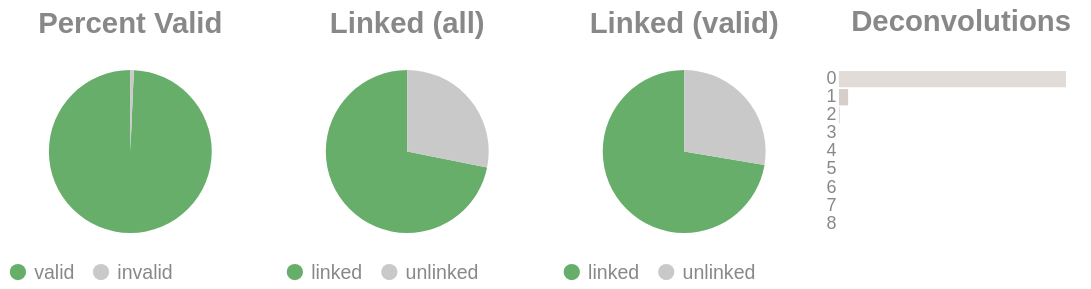

Notebook source saved alongside this figure:
### Code cell
if SKIPLR:
    pass
else:
    clash = Counter()
    for i in valids['molecule'].to_list():
        _mol = i.split("-")
        if len(_mol) == 1:
            clash.update('0')
        else:
            clash.update(_mol[-1])

    _d = {"deconvolutions": [], 'count': []}
    for k,v in clash.items():
        _d['deconvolutions'].append(k)
        _d['count'].append(v)

    tot_valid = valids['reads'].sum()
    mask = valids['reads'] >= 2
    n_linked_reads = valids.filter(mask)['reads'].sum()
    if n_linked_reads == 0:
        print_html("No linked molecules (>=2 reads) were detected; skipping linked-only distributions.")
        SKIPLR = True
    else:
        perc_valid = round(tot_valid / n_reads, 4)
        linked_perc_abs = round(n_linked_reads / n_reads, 4)
        linked_perc = round(n_linked_reads / tot_valid, 4)

    _valid = pl.DataFrame({"valids": ['valid', 'invalid'], "count": [tot_valid, n_reads - tot_valid]})
    _linked_abs = pl.DataFrame({"linked (absolute)": ['linked', 'unlinked'], "count": [n_linked_reads, n_reads - n_linked_reads]})
    _linked_rel = pl.DataFrame({"linked (valids)": ['linked', 'unlinked'], "count": [n_linked_reads, tot_valid - n_linked_reads]})

    (
        alt.hconcat(
            piechart(_valid, goodval = 'valid', title = "Percent Valid"),
            piechart(_linked_abs, goodval = "linked", title =  "Linked (all)"),
            piechart(_linked_rel, goodval = "linked", title =  "Linked (valid)"),
            convolutionbar(pl.DataFrame(_d), title = "Deconvolutions"),
            center = True,
            bounds = 'flush'
        )
        .resolve_scale(color='independent')
        .resolve_legend('independent')
        .properties(usermeta={'embedOptions': {"actions": False}})
    ).display()

### Figure 1 — Vega-Lite specification as saved in the notebook (floating-point values rounded to 4 significant figures)
{"width": "container", "height": 400, "config": {"title": {"anchor": "start", "dy": -15, "fontSize": 18, "color": "#888888", "subtitleColor": "#888888", "subtitleFontSize": 14}, "arc": {"fill": "#0072B2"}, "axis": {"domainColor": "#888888", "domainWidth": 0.5, "gridWidth": 0.2, "grid": false, "titleFontWeight": 400, "titleFontSize": 15, "labelFontSize": 11, "labelColor": "#888888", "tickColor": "#888888", "tickWidth": 0.2, "titleColor": "#888888"}, "axisBand": {"grid": false}, "axisX": {"grid": true, "tickSize": 10, "domainCap": "round"}, "axisY": {"domain": false, "grid": true, "tickSize": 0, "domainCap": "round"}, "background": "transparent", "header": {"labelFontSize": 15, "labelColor": "#888888", "titleFontSize": 15, "titleFontWeight": 600, "titleColor": "#888888"}, "legend": {"labelFont": "sans-serif", "labelFontSize": 12, "labelColor": "#888888", "symbolSize": 100, "symbolType": "circle", "titleFontSize": 12, "titlePadding": 10, "titleColor": "#888888", "title": null}, "range": {"category": ["#E69F00", "#56B4E9", "#009E73", "#F0E442", "#0072B2", "#D55E00", "#CC79A7", "#000000"], "diverging": ["#cfe8f3", "#a2d4ec", "#73bfe2", "#46abdb", "#1696d2", "#12719e"]}, "area": {"fill": "#0072B2", "fillOpacity": 0.7, "line": true, "strokeOpacity": 0.7}, "line": {"color": "#0072B2", "stroke": "#0072B2", "strokeWidth": 2}, "trail": {"color": "#0072B2", "stroke": "#0072B2", "strokeWidth": 0, "size": 1}, "point": {"filled": true, "fillOpacity": 1.0, "size": 95}, "text": {"color": "#888888", "fontSize": 11, "align": "right", "fontWeight": 400, "size": 11}, "bar": {"fill": "#0072B2", "stroke": null}, "view": {"stroke": null, "continuousWidth": 660, "continuousHeight": 400}}, "hconcat": [{"data": {"name": "data-8b9a3f70c472bfc5966d6c7b6d4d1132"}, "mark": {"type": "arc"}, "encoding": {"color": {"field": "valids", "legend": {"orient": "bottom", "title": null}, "scale": {"domain": ["valid", "invalid"], "range": ["#68ae6b", "#C9C9C9"]}, "title": "Valids", "type": "nominal"}, "theta": {"field": "count", "type": "quantitative"}, "tooltip": [{"field": "valids", "title": "Valids", "type": "ordinal"}, {"field": "percent", "format": ".2%", "title": "Percent", "type": "quantitative"}, {"field": "count", "title": "Count", "type": "quantitative"}]}, "height": 100, "title": {"text": "Percent Valid", "align": "center", "anchor": "middle"}, "transform": [{"calculate": "datum.count / 14671579", "as": "percent"}], "width": 150}, {"data": {"name": "data-aea174dc1797ba5a8bbfb73731ab4253"}, "mark": {"type": "arc"}, "encoding": {"color": {"field": "linked (absolute)", "legend": {"orient": "bottom", "title": null}, "scale": {"domain": ["linked", "unlinked"], "range": ["#68ae6b", "#C9C9C9"]}, "title": "Linked (Absolute)", "type": "nominal"}, "theta": {"field": "count", "type": "quantitative"}, "tooltip": [{"field": "linked (absolute)", "title": "Linked (Absolute)", "type": "ordinal"}, {"field": "percent", "format": ".2%", "title": "Percent", "type": "quantitative"}, {"field": "count", "title": "Count", "type": "quantitative"}]}, "height": 100, "title": {"text": "Linked (all)", "align": "center", "anchor": "middle"}, "transform": [{"calculate": "datum.count / 14671579", "as": "percent"}], "width": 150}, {"data": {"name": "data-8e93d64ba5f816d670a82dc2b2bce57f"}, "mark": {"type": "arc"}, "encoding": {"color": {"field": "linked (valids)", "legend": {"orient": "bottom", "title": null}, "scale": {"domain": ["linked", "unlinked"], "range": ["#68ae6b", "#C9C9C9"]}, "title": "Linked (Valids)", "type": "nominal"}, "theta": {"field": "count", "type": "quantitative"}, "tooltip": [{"field": "linked (valids)", "title": "Linked (Valids)", "type": "ordinal"}, {"field": "percent", "format": ".2%", "title": "Percent", "type": "quantitative"}, {"field": "count", "title": "Count", "type": "quantitative"}]}, "height": 100, "title": {"text": "Linked (valid)", "align": "center", "anchor": "middle"}, "transform": [{"calculate": "datum.count / 14569083", "as": "percent"}], "width": 150}, {"data": {"name": "data-02588a5817a818f435bd29a90e34c275"}, "mark": {"type": "bar"}, "encoding": {"color": {"field": "deconvolutions", "legend": null, "scale": {"scheme": "lightgreyred"}, "type": "nominal"}, "tooltip": [{"field": "deconvolutions", "title": "Deconvolutions", "type": "ordinal"}, {"field": "percent", "format": ".2%", "title": "Percent", "type": "quantitative"}, {"field": "count", "title": "Count", "type": "quantitative"}], "x": {"axis": null, "field": "count", "type": "quantitative"}, "y": {"field": "deconvolutions", "sort": "ascending", "title": null, "type": "nominal"}}, "height": 100, "title": {"text": "Deconvolutions", "align": "center", "anchor": "middle"}, "transform": [{"calculate": "datum.count / 6787979", "as": "percent"}], "width": 150}], "bounds": "flush", "center": true, "resolve": {"legend": {"angle": "independent"}, "scale": {"color": "independent"}}, "usermeta": {"embedOptions": {"actions": false}}, "$schema": "https://vega.github.io/schema/vega-lite/v6.1.0.json", "datasets": {"data-8b9a3f70c472bfc5966d6c7b6d4d1132": [{"valids": "valid", "count": 14569083}, {"valids": "invalid", "count": 102496}], "data-aea174dc1797ba5a8bbfb73731ab4253": [{"linked (absolute)": "linked", "count": 10541191}, {"linked (absolute)": "unlinked", "count": 4130388}], "data-8e93d64ba5f816d670a82dc2b2bce57f": [{"linked (valids)": "linked", "count": 10541191}, {"linked (valids)": "unlinked", "count": 4027892}], "data-02588a5817a818f435bd29a90e34c275": [{"deconvolutions": "0", "count": 6504952}, {"deconvolutions": "1", "count": 263590}, {"deconvolutions": "2", "count": 17447}, {"deconvolutions": "3", "count": 1664}, {"deconvolutions": "4", "count": 267}, {"deconvolutions": "5", "count": 45}, {"deconvolutions": "6", "count": 11}, {"deconvolutions": "7", "count": 2}, {"deconvolutions": "8", "count": 1}]}}
